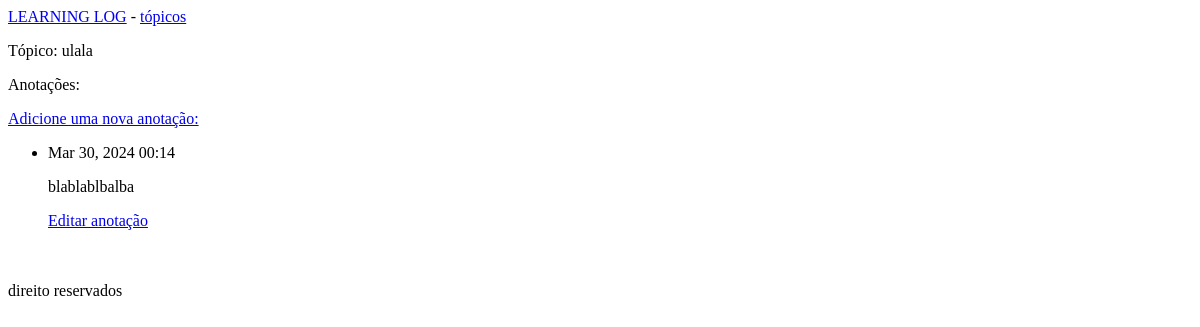
Before: /topics/3/ with the older database file.
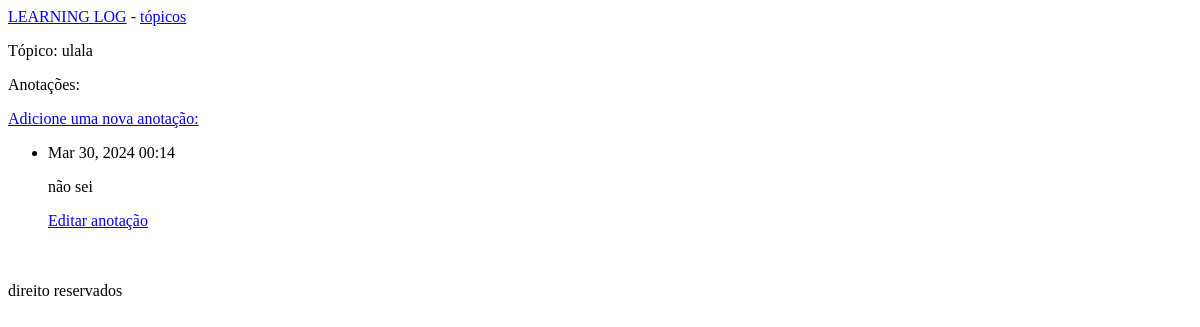
After: the same page with the newer database file.
### learning_logs/models.py (models this page shows, shortened)
class Entry(models.Model):
    topic = models.ForeignKey(Topic, on_delete = models.CASCADE)
    text = models.TextField()
    date_added = models.DateTimeField(auto_now_add = True)
    class Meta:
        verbose_name_plural = 'entries'

### learning_logs/views.py (the view)
# urls.py: path('topics/<topic_id>/', views.topic, name='topic'),
def topic(request, topic_id):
    topic = Topic.objects.get(id = topic_id)
    entries = topic.entry_set.order_by('-date_added')
    context = {'topic' : topic, 'entries' : entries}
    return render(request, 'learning_logs/topic.html', context)

### learning_logs/models.py (called while the page is built)
    def __str__(self):
        return self.text

### learning_logs/templates/learning_logs/topic.html
{% extends "learning_logs/base.html" %}
{% block content %}
    <p>Tópico: {{ topic }}</p>
    <p>Anotações: </p>
    <p><a href="{% url 'new_entry' topic.id %}">Adicione uma nova anotação:</a></p>
    <ul>
        {% for entry in entries %}
        <li>
            <p>{{ entry.date_added | date:'M d, Y H:i' }}</p>
            <p>{{ entry.text | linebreaks }}</p>
            <p>
                <a href="{% url 'edit_entry' entry.id %}">Editar anotação</a>
            </p>
        </li>
        {% empty %}
        <li>
            não há registros.
        </li>
        {% endfor %}
    </ul>
{% endblock content %}

Changed rows visible on the page:
changed Entry: text "blablablbalba" → "não sei"
